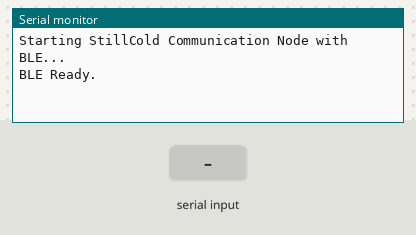
Simulated run of this sketch. Board: ESP32. On the bench: the last lines printed to the serial monitor. Inputs (shaded band) come from the test bench. Nothing arrives over Bluetooth unless stated; a phone connects over Bluetooth LE 3 s after start.

Above: at 2.2 s.
2.3 s: "90,45\n" received over the second serial link
At 3.3 s:
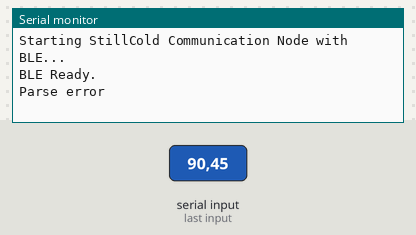
5.3 s: "T=90,H=45\n" received over the second serial link
At 6.8 s:
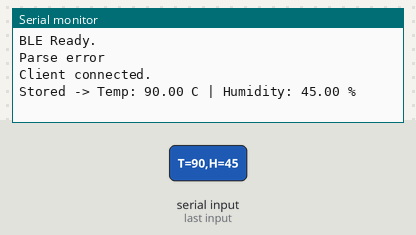

The sketch:

stillcold_comm_node.ino
```cpp
#include <Arduino.h>
#include <BLEDevice.h>
#include <BLEServer.h>
#include <BLEUtils.h>
#include <BLE2902.h>

String incoming = "";

float latestTemp = 0.0;
float latestHum = 0.0;

BLECharacteristic *pTemperatureCharacteristic;
BLECharacteristic *pHumidityCharacteristic;

BLEServer *pServer;
bool deviceConnected = false;

class MyServerCallbacks : public BLEServerCallbacks {
  void onConnect(BLEServer* pServer) {
    deviceConnected = true;
    Serial.println("Client connected.");
  }

  void onDisconnect(BLEServer* pServer) {
    deviceConnected = false;
    Serial.println("Client disconnected. Restarting advertising...");
    BLEDevice::startAdvertising();
  }
};

void setup() {
  Serial.begin(115200);
  Serial1.begin(9600, SERIAL_8N1, 17, 16);

  delay(1000);
  Serial.println("Starting StillCold Communication Node with BLE...");

  BLEDevice::init("StillCold");

  pServer = BLEDevice::createServer();
  pServer->setCallbacks(new MyServerCallbacks());

  BLEService *pService = pServer->createService("12345678-1234-1234-1234-1234567890ab");

  // Temperature characteristic
  pTemperatureCharacteristic = pService->createCharacteristic(
                                  "abcd1234-5678-1234-5678-abcdef123456",
                                  BLECharacteristic::PROPERTY_READ
                                );

  // Humidity characteristic
  pHumidityCharacteristic = pService->createCharacteristic(
                               "abcd5678-1234-5678-1234-abcdef654321",
                               BLECharacteristic::PROPERTY_READ
                             );

  pTemperatureCharacteristic->setValue("0.00");
  pHumidityCharacteristic->setValue("0.00");

  pService->start();

  BLEAdvertising *pAdvertising = BLEDevice::getAdvertising();
  pAdvertising->addServiceUUID("12345678-1234-1234-1234-1234567890ab");
  pAdvertising->start();

  Serial.println("BLE Ready.");
}

void loop() {
  while (Serial1.available()) {
    char c = Serial1.read();

    if (c == '\n') {

      if (sscanf(incoming.c_str(), "T=%f,H=%f", &latestTemp, &latestHum) == 2) {
        Serial.print("Stored -> Temp: ");
        Serial.print(latestTemp);
        Serial.print(" C | Humidity: ");
        Serial.print(latestHum);
        Serial.println(" %");

        String tempString = String(latestTemp, 2);
        String humString  = String(latestHum, 2);

        pTemperatureCharacteristic->setValue(tempString.c_str());
        pHumidityCharacteristic->setValue(humString.c_str());

      } else {
        Serial.println("Parse error");
      }

      incoming = "";
    } else {
      incoming += c;
    }
  }
}
```

Measured:
- after the input at 2.3 s, the serial monitor: prints a new line at once (image 1)
- after the input at 5.3 s, the serial monitor: prints a new line at once (image 2)
